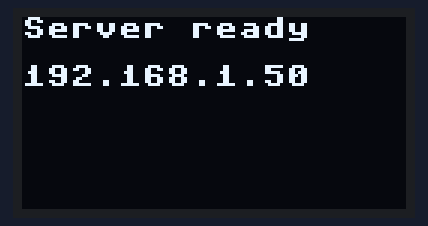
A program run on a simulated Raspberry Pi Pico running MicroPython. Shown: 128×64 one-colour display. WiFi joins after 1.5 s; what the program prints to the serial console is not drawn.

Above: at 4.2 s.

The program:

http_server_css_07.py
```python
import ssd1306
import network
import socket
import time
from machine import Pin, I2C

SSID = "Wi-Fi名"
PASSWORD = "パスワード"

wlan = network.WLAN(network.STA_IF)
wlan.active(True)
wlan.connect(SSID, PASSWORD)

while not wlan.isconnected():
    time.sleep(1)

ip = wlan.ifconfig()[0]

time.sleep(2)

i2c = I2C(0, sda=Pin(0), scl=Pin(1))
oled = ssd1306.SSD1306_I2C(128, 64, i2c)

oled.fill(0)
oled.text("Connecting...", 0, 0)
oled.show()


oled.fill(0)
oled.text("Connected!", 0, 0)
oled.text(ip, 0, 16)
oled.show()

html = """\
HTTP/1.0 200 OK
Content-Type: text/html

<html>
<style>
    body {
        background-color: black;
        color: white;
        font-family: Arial, sans-serif;
        text-align: center;
        margin: 0 auto;
        padding: 20px;
        max-width: 600px;
    }

    h1 {
        text-decoration: underline;
        margin-bottom: 40px;
        border: 2px solid white;
        padding: 10px;
    }

    h2 {
        background-color: #333;
        padding: 10px;
    }

    h6 {
        color: gray;
        margin-top: 40px;
        border-bottom: 1px solid gray;
    }

    .highlight {
        color: yellow;
    }

    #special {
        color: red;
        font-style: italic;
    }

    h1:hover {
        background-color: white;
        color: black;
        cursor: pointer;
    }

    h3:hover {
        color: orange;
    }

    .flex-container {
        display: flex;
        justify-content: space-around;
        align-items: center;
    }
</style>
<body>
    <h1>Hello!</h1>
    <div class="flex-container">
    <h2>Hello!</h2>
    <h3 class="highlight">Hello!</h3>
    <h4>Hello!</h4>
    </div>
    <h5 id="special">Hello!</h5>
    <h6>Hello!</h6>
</body>
</html>
"""

addr = socket.getaddrinfo("0.0.0.0", 80)[0][-1]
s = socket.socket()
s.setsockopt(socket.SOL_SOCKET, socket.SO_REUSEADDR, 1)
s.bind(addr)
s.listen(1)

oled.fill(0)
oled.text("Server ready", 0, 0)
oled.text(ip, 0, 16)
oled.show()

print("サーバー起動:", ip)

while True:
    conn, addr = s.accept()
    conn.recv(1024)
    conn.sendall(html)
    conn.close()
```
